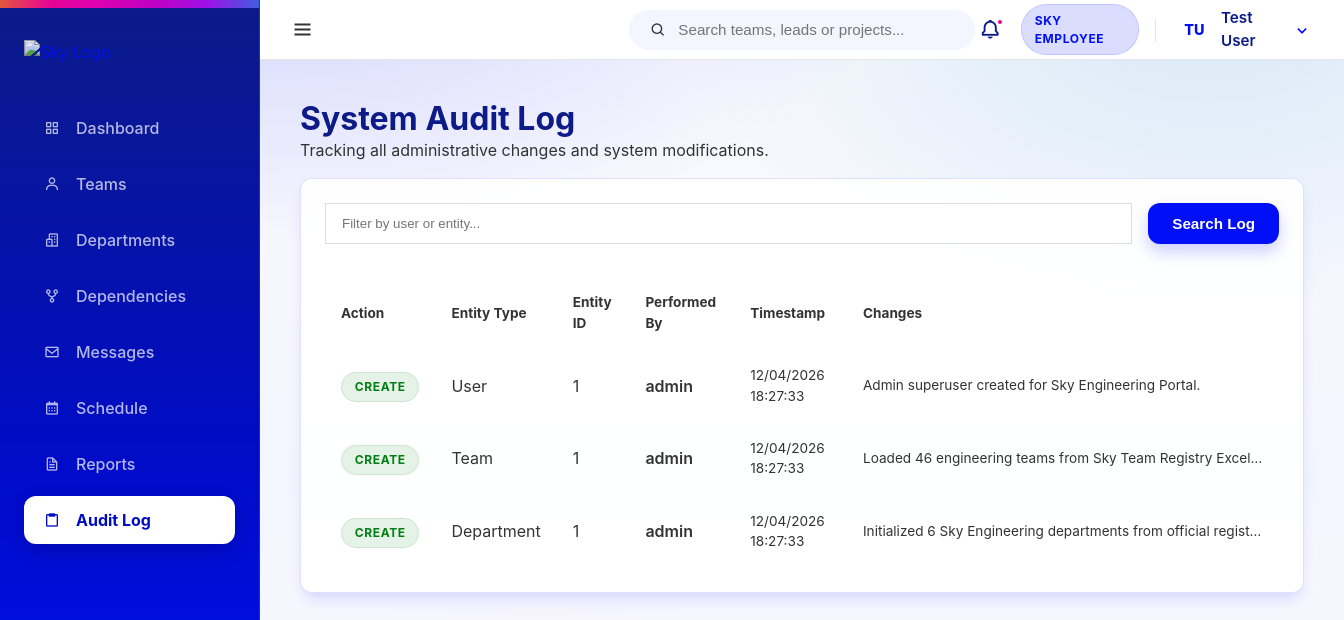
/dashboard/audit/ (signed in), run on an earlier commit of the app's database.
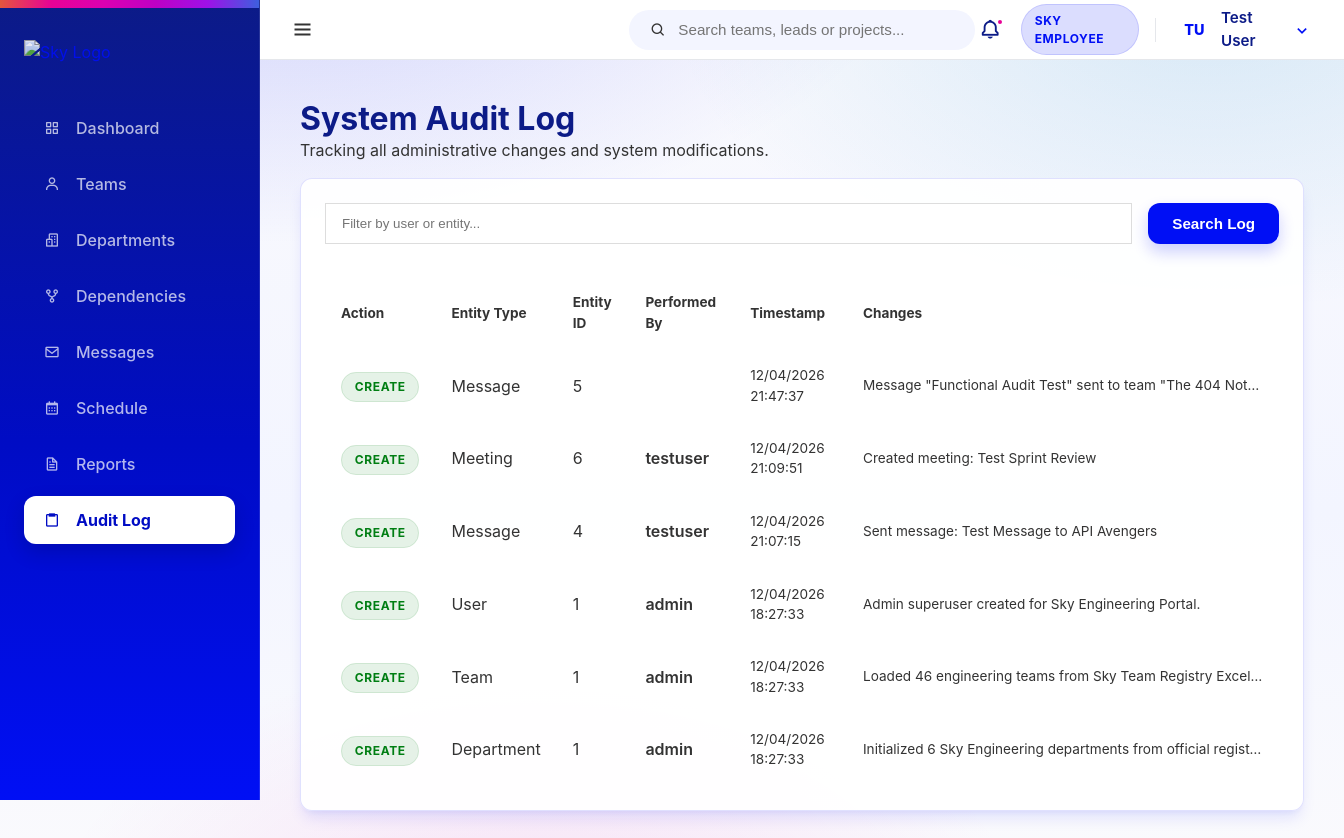
And on a later commit of the database.
### core/models.py (models this page shows, shortened)
class AuditLog(models.Model):
    audit_id = models.AutoField(primary_key=True)
    actor_user = models.ForeignKey(User, on_delete=models.SET_NULL, null=True, blank=True, related_name='audit_actions')
    ACTION_CHOICES = [
        ('CREATE', 'Create'),
        ('UPDATE', 'Update'),
        ('DELETE', 'Delete'),
    ]
    action_type = models.CharField(max_length=10, choices=ACTION_CHOICES)
    entity_type = models.CharField(max_length=50) # Team/Department/User etc.
    entity_id = models.IntegerField()
    action_changed_at = models.DateTimeField(auto_now_add=True)
    change_summary = models.TextField()

class User(AbstractUser):
    class Meta:
        verbose_name = 'User'
        verbose_name_plural = 'Users'

### core/views.py (the view)
# urls.py: path('audit/', views.audit_log, name='audit_log'),
@login_required
def audit_log(request):
    logs = AuditLog.objects.all().order_by('-action_changed_at')
    return render(request, 'audit_log.html', {'logs': logs})

### templates/audit_log.html (shortened to what this page needs)
{% extends 'base.html' %}
{% block content %}
<div class="header mb-2">
    <h1>System Audit Log</h1>
    <p class="text-muted">Tracking all administrative changes and system modifications.</p>
</div>
<div class="card">
    <div style="margin-bottom: 2rem; display: flex; gap: 1rem;">
        <input type="text" placeholder="Filter by user or entity..." style="padding: 0.75rem 1rem; border-radius: var(--border-radius); border: 1px solid #ddd; flex: 1;">
        <button class="btn btn-primary">Search Log</button>
    </div>
    <table style="width: 100%; border-collapse: collapse;">
        <thead>
            <tr style="text-align: left; border-bottom: 2px solid var(--surface-strong); color: var(--text-muted); font-size: 0.85rem;">
                <th style="padding: 1rem;">Action</th>
                <th style="padding: 1rem;">Entity Type</th>
                <th style="padding: 1rem;">Entity ID</th>
                <th style="padding: 1rem;">Performed By</th>
                <th style="padding: 1rem;">Timestamp</th>
                <th style="padding: 1rem;">Changes</th>
            </tr>
        </thead>
        <tbody>
            {% for log in logs %}
            <tr style="border-bottom: 1px solid var(--surface-strong);">
                <td style="padding: 1rem;">
                    <span class="badge {% if log.action_type == 'CREATE' %}badge-green{% elif log.action_type == 'DELETE' %}badge-red{% else %}badge-blue{% endif %}">
                        {{ log.action_type }}
                    </span>
                </td>
                <td style="padding: 1rem;">{{ log.entity_type }}</td>
                <td style="padding: 1rem;">{{ log.entity_id }}</td>
                <td style="padding: 1rem; font-weight: 600;">{{ log.actor_user.username }}</td>
                <td style="padding: 1rem; font-size: 0.85rem; color: var(--text-muted);">{{ log.action_changed_at|date:"d/m/Y H:i:s" }}</td>
                <td style="padding: 1rem;">
                    <div style="font-size: 0.85rem; max-width: 400px; white-space: nowrap; overflow: hidden; text-overflow: ellipsis;" title="{{ log.change_summary }}">
                        {{ log.change_summary }}
                    </div>
                </td>
            </tr>
            {% empty %}
            <tr>
                <td colspan="6" style="padding: 2rem; text-align: center; color: var(--text-muted);">No logs available.</td>
            </tr>
            {% endfor %}
        </tbody>
    </table>
</div>
{% endblock %}

What changed in the data, as far as the page shows it:
added AuditLog: action_type "CREATE", entity_type "Message", entity_id "5", action_changed_at "12/04/2026 21:47:37", change_summary "Message \"Functional Audit Test\" sent to team \"The 404 Not…"
added AuditLog: action_type "CREATE", entity_type "Meeting", entity_id "6", actor_user.username "testuser", action_changed_at "12/04/2026 21:09:51", change_summary "Created meeting: Test Sprint Review"
added AuditLog: action_type "CREATE", entity_type "Message", entity_id "4", actor_user.username "testuser", action_changed_at "12/04/2026 21:07:15", change_summary "Sent message: Test Message to API Avengers"
